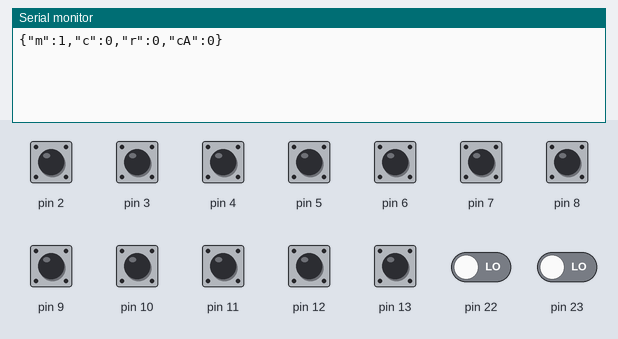
Recording of a sketch running on a simulated Arduino Uno, built with avr-gcc and run on an emulated ATmega328P. On the bench: the last lines printed to the serial monitor. Inputs (shaded band) come from the test bench; at power-on: pin 2–13 HIGH, pin 22, pin 23 LOW.

Above: at 1.2 s.
1.3 s: pin 3 pulled LOW for 0.15 s
At 2.7 s:
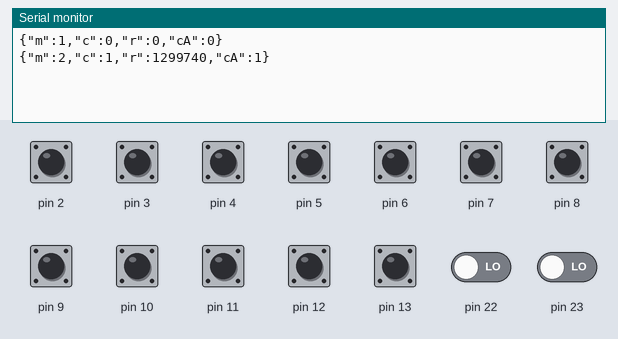
2.9 s: pin 4 pulled LOW for 0.15 s
At 3.7 s:
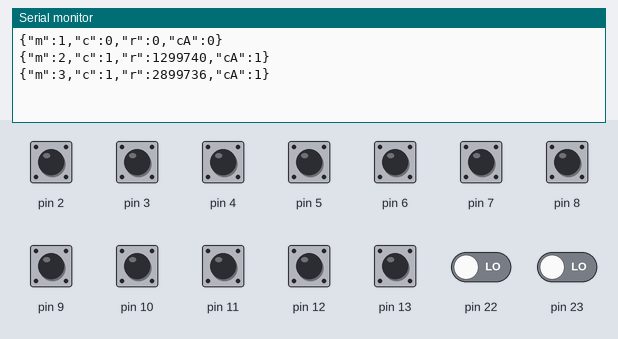
4.5 s: pin 2 pulled LOW for 0.15 s
6.1 s: pin 5 pulled LOW for 0.15 s
7.7 s: pin 6 pulled LOW for 0.15 s
9.3 s: pin 7 pulled LOW for 0.15 s
Timing chart, 0 to 11.9 s (numbered marks = the images above; inputs shaded):
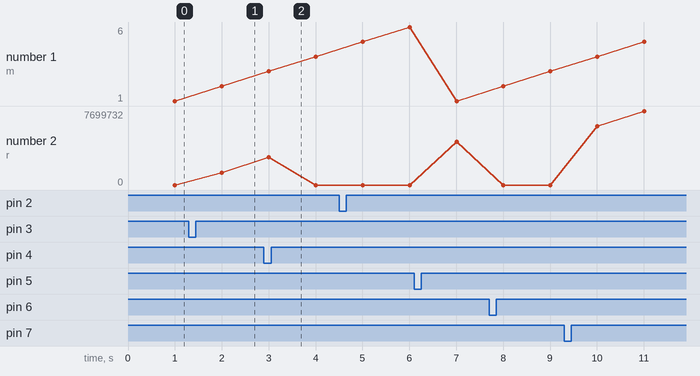

Measured:
- after the input at 1.3 s, the serial monitor: prints a new line after 0.70 s (image 1)
- after the input at 2.9 s, the serial monitor: prints a new line after 0.10 s (image 2)
- plotted number 2: 0 → 1299740 after the input at 1.3 s

The sketch:

AWI_Pulse12Counter_slave.ino
```cpp
// (licence header left out)
class PulseOutput
{
public:                                 		 //AWI: access to all
  boolean pulse(int,int,unsigned long);                  //Detects pulses, in pulseLib.ino
  unsigned long rate( unsigned long );                   //Calculates rate

  unsigned long count;                                   //pulse count accumulator
  unsigned long countAccum;                              //pulse count total accumulator for extended error checking (only resets at startup)
  unsigned long prate;                                   //pulse width in time
  unsigned long prateAccum;                              //pulse rate accumulator for calculating mean.

private:
  boolean ld,d;                                          //used to determine pulse edge
  unsigned long lastTime,time;                           //used to calculate rate
};

//---------------------------------------------------------------------------------------------
// Variable declaration
//---------------------------------------------------------------------------------------------

//CHANGE THIS TO VARY RATE AT WHICH PULSE COUNTING ARDUINO SPITS OUT PULSE COUNT+RATE DATA
//time in seconds;
const unsigned long printTime = 1000000;	// delay between serial outputs in us (one meter at a time)
const int lastMeter = 7 ; 	 	// is number of meters + 1

byte curMeter = 2 ;				// current meter for serial output, wraps from 2 to lastMeter

//---------------------------------------------------------------------------------------------
PulseOutput p[14];            //Pulse output objects

int a,b,la,lb;                //Input register variables

unsigned long ltime, time;    //time variables

void setup()
{
 // take care: pull-up inverses state! line 155
	//setup input pins here with pull_up, else (default) float
	pinMode( 2, INPUT_PULLUP);
	pinMode( 3, INPUT_PULLUP);
	pinMode( 4, INPUT_PULLUP);
	pinMode( 5, INPUT_PULLUP);
	pinMode( 6, INPUT_PULLUP);
	pinMode( 7, INPUT_PULLUP);
	pinMode( 8, INPUT_PULLUP);
	pinMode( 9, INPUT_PULLUP);
	pinMode(10, INPUT_PULLUP);
	pinMode(11, INPUT_PULLUP);
	pinMode(12, INPUT_PULLUP);
	pinMode(13, INPUT_PULLUP);


  Serial.begin(115200);       //standard serial
  DDRD = DDRD | B00000000;
  DDRB = DDRD | B00000000;
}

void loop()
{

  la = a;                    //last register a used to detect input change
  lb = b;                    //last register b used to detect input change

  //--------------------------------------------------------------------
  // Read from input registers
  //--------------------------------------------------------------------
  a = PIND >> 2;             //read digital inputs 2 to 7 really fast
  b = PINB;                  //read digital inputs 8 to 13 really fast
  time = micros();
  if (la!=a || lb!=b)
  {


    //--------------------------------------------------------------------
    // Detect pulses from register A
    //--------------------------------------------------------------------
    p[2].pulse(0,a,time);                //digital input 2
    p[3].pulse(1,a,time);                //    ''        3
    p[4].pulse(2,a,time);                //    ''        etc
    p[5].pulse(3,a,time);
    p[6].pulse(4,a,time);
    p[7].pulse(5,a,time);

    //--------------------------------------------------------------------
    // Detect pulses from register B
    //--------------------------------------------------------------------
    p[8].pulse(0,b,time);                //digital input 8
    p[9].pulse(1,b,time);                //etc
    p[10].pulse(2,b,time);
    p[11].pulse(3,b,time);
    p[12].pulse(4,b,time);
    p[13].pulse(5,b,time);

  }

  //--------------------------------------------------------------------
  // Spit out data every printTime sec (time here is in microseconds)
  //--------------------------------------------------------------------
  // build JSON: for all counters print Count (W), Count Accum(W), Average ms
  // Format {"m":meter,"c":count,"r":rate, "cA":countAccum}
  if ((time-ltime)>(printTime))
  {
    ltime = time;                          	//Print timer

    {
      Serial.print("{\"m\":");
      Serial.print(curMeter-1);           	//Print meter number
      Serial.print(",\"c\":");
      Serial.print(p[curMeter].count);    	//Print pulse count
      Serial.print(",\"r\":");
      Serial.print(p[curMeter].rate(time));	//Print pulse rate
	  p[curMeter].countAccum += p[curMeter].count;	//Increment and print count accumulator to allow for error checking at client side;
	  Serial.print(",\"cA\":");
      Serial.print(p[curMeter].countAccum);
      Serial.println("}");
      p[curMeter].count = 0;                //Reset count (we just send count increment)
      p[curMeter].prateAccum = 0;       	//Reset accum so that we can calculate a new average
    }
	curMeter++ ;
	if (curMeter > lastMeter){				// wrap a around if passed last meter
		curMeter = 2;}
  }
}

// library for pulse, originally in separate file

//-----------------------------------------------------------------------------------
//Gets a particular input state from the register binary value
// A typical register binary may look like this:
// B00100100
// in this case if the right most bit is digital pin 0
// digital 2 and 5 are high
// The method below extracts this from the binary value
//-----------------------------------------------------------------------------------
#define BIT_TST(REG, bit, val)( ( (REG & (1UL << (bit) ) ) == ( (val) << (bit) ) ) )

//-----------------------------------------------------------------------------------
// Method detects a pulse, counts it, finds its rate, Class: PulseOutput
//-----------------------------------------------------------------------------------
boolean PulseOutput::pulse(int pin, int a, unsigned long timeIn)
{
   ld = d;                                    //last digital state = digital state

   if (BIT_TST(a,pin,1)) d = 1; else d = 0;   //Get current digital state from pin number

   // if (ld==0 && d==1)                      // no internal pull_up if state changed from 0 to 1: internal pull-up inverts state
	if (ld==1 && d==0)                         //pull_up f state changed from 0 to 1: internal pull-up inverts state
   {
     count++;                                 //count the pulse

     // Rate calculation
     lastTime = time;
     time = timeIn ;						// correction to allow for processing
     prate = (time-lastTime);// - 400;          //rate based on last 2 pulses
                                                //-190 is an offset that may not be needed...??
     prateAccum += prate - 2000;                     //accumulate rate for average calculation

     return 1;
   }
   return 0;
}


//-----------------------------------------------------------------------------------
// Method calculates the average rate based on multiple pulses (if there are 2 or more pulses)
//-----------------------------------------------------------------------------------
unsigned long PulseOutput::rate(unsigned long timeIn)
{
 if (count > 1)
 {
   prate = prateAccum / count;                          //Calculate average
 } else
 {

 if ((timeIn - lastTime)>(prate*2)) prate = 0;}         //Decrease rate if no pulses are received
                                                        //in the expected time based on the last
                                                        //pulse width.
 return prate;
}
```
